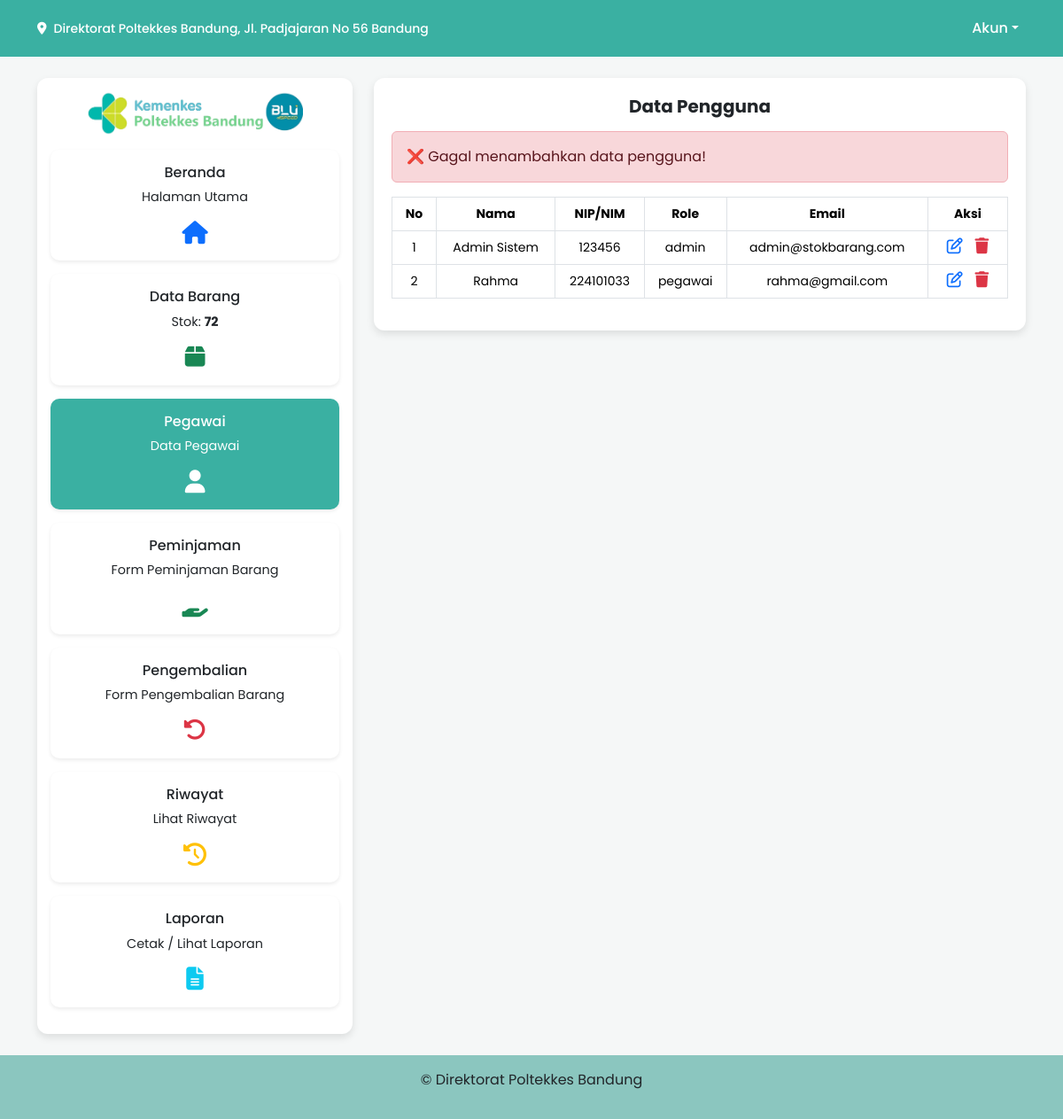
Page /pengguna.php?status=gagal (signed in) on the committed database.
### tables this page shows
CREATE TABLE `pengguna` (
  `NO` int(11) NOT NULL,
  `nama` varchar(100) NOT NULL,
  `nip` varchar(50) DEFAULT NULL,
  `kontak` int(20) DEFAULT NULL,
  `email` varchar(100) NOT NULL,
  `PASSWORD` varchar(255) NOT NULL,
  `ROLE` varchar(50) NOT NULL
);

### pengguna.php (the view, shortened to what this page needs)
<?php
include("koneksi.php");
$role = $_SESSION['role'] ?? '';
$stok_hp = 0;
$query_hp = mysqli_query($db, "SELECT SUM(jumlah) AS total FROM barang");
if ($row = mysqli_fetch_assoc($query_hp)) {
    $stok_hp = $row['total'] ?? 0;
}
$sql_pengguna = "SELECT * FROM pengguna ORDER BY no ASC";
$result_pengguna = $db->query($sql_pengguna);
$status_msg = "";
if (isset($_GET['status'])) {
    switch ($_GET['status']) {
        case "gagal":
            $status_msg = '<div class="alert alert-danger">❌ Gagal menambahkan data pengguna!</div>';
            break;
    }
}
?>
<!DOCTYPE html>
<html lang="id">
<head>
<link href="https://cdn.jsdelivr.net/npm/bootstrap@5.3.2/dist/css/bootstrap.min.css" rel="stylesheet">
<link rel="stylesheet" href="https://cdnjs.cloudflare.com/ajax/libs/font-awesome/6.5.1/css/all.min.css">
</head>
<body>
<nav class="navbar navbar-expand-lg">
  <div class="container">
    <a class="navbar-brand d-flex align-items-center gap-2" style="color: white; text-decoration: none;">
      <i class="fa-solid fa-location-dot"></i>
      Direktorat Poltekkes Bandung, Jl. Padjajaran No 56 Bandung
    </a>
    <ul class="navbar-nav ms-auto">
      <li class="nav-item dropdown">
        <a class="nav-link dropdown-toggle" href="#" role="button" data-bs-toggle="dropdown">Akun</a>
      </li>
    </ul>
  </div>
</nav>
<div class="container py-4">
  <div class="row g-4">
   <?php $current_page = basename($_SERVER['PHP_SELF']); ?>
<div class="col-md-4">
  <div class="sidebar-card">
    <div class="text-center mb-3">
      <a href="beranda.php">
        <img src="img/Logo.png" alt="Logo" style="height:50px; object-fit:contain; cursor:pointer;">
      </a>
    </div>
    <a href="beranda.php">
          <div class="card">
            <div class="card-body">
              <h6 class="card-title">Beranda</h6>
              <p>Halaman Utama</p>
              <i class="fa-solid fa-house text-primary"></i>
            </div>
          </div>
        </a>
    <?php if($role == 'admin' || $role == 'Admin'): ?>
    <a href="hal.php">
      <div class="card">
        <div class="card-body">
          <h6 class="card-title">Data Barang</h6>
          <p>Stok: <strong><?= $stok_hp; ?></strong></p>
          <i class="fa-solid fa-box text-success"></i>
        </div>
      </div>
    </a>
    <a href="pengguna.php" class="menu-link <?= ($current_page == 'pengguna.php') ? 'active' : '' ?>">
      <div class="card">
        <div class="card-body">
          <h6 class="card-title">Pegawai</h6>
          <p>Data Pegawai</p>
          <i class="fa-solid fa-user text-primary"></i>
        </div>
      </div>
    </a>
    <?php endif; ?>
    <a href="peminjaman.php">
      <div class="card">
        <div class="card-body">
          <h6 class="card-title">Peminjaman</h6>
          <p>Form Peminjaman Barang</p>
          <i class="fa-solid fa-hand-holding text-success"></i>
        </div>
      </div>
    </a>
    <a href="pengembalian.php">
      <div class="card">
        <div class="card-body">
          <h6 class="card-title">Pengembalian</h6>
          <p>Form Pengembalian Barang</p>
          <i class="fa-solid fa-rotate-left text-danger"></i>
        </div>
      </div>
    </a>
    <?php if($role == 'admin' || $role == 'Admin'): ?>
    <a href="riwayat.php">
      <div class="card">
        <div class="card-body">
          <h6 class="card-title">Riwayat</h6>
          <p>Lihat Riwayat</p>
          <i class="fa-solid fa-clock-rotate-left text-warning"></i>
        </div>
      </div>
    </a>
    <a href="laporan.php">
      <div class="card">
        <div class="card-body">
          <h6 class="card-title">Laporan</h6>
          <p>Cetak / Lihat Laporan</p>
          <i class="fa-solid fa-file-alt text-info"></i>
        </div>
      </div>
    </a>
    <?php endif; ?>
  </div>
</div>
    <div class="col-md-8">
      <div class="content-card">
        <h5 class="mb-3 text-center fw-bold">Data Pengguna</h5>
        <?= $status_msg; ?>
        <div class="table-responsive">
          <table class="table table-bordered table-hover align-middle">
            <thead>
              <tr>
                <th style="width:50px;">No</th>
                <th>Nama</th>
                <th>NIP/NIM</th>
                <th>Role</th>
                <th>Email</th>
                <th style="width:90px;">Aksi</th>
              </tr>
            </thead>
            <tbody>
              <?php if($result_pengguna->num_rows > 0): ?>
                <?php
                $i = 1;
                while($row = $result_pengguna->fetch_assoc()): ?>
                  <tr>
                    <td><?= $i++; ?></td>
                    <td><?= $row['nama']; ?></td>
                    <td><?= $row['nip']; ?></td>
                    <td><?= $row['ROLE']; ?></td>
                    <td><?= $row['email']; ?></td>
                    <td>
                      <i class="fa-regular fa-pen-to-square action-icon icon-edit"
                         data-bs-toggle="modal" data-bs-target="#editModal"
                         data-no="<?= $row['NO']; ?>"
                         data-nama="<?= $row['nama']; ?>"
                         data-nip="<?= $row['nip']; ?>"
                         data-role="<?= $row['ROLE']; ?>"
                         data-email="<?= $row['email']; ?>"></i>
                      <i class="fa-solid fa-trash action-icon icon-delete"
                         onclick="if(confirm('Apakah yakin ingin menghapus?')){window.location.href='proses_pengguna.php?hapus_no=<?= $row['NO']; ?>'}"></i>
                    </td>
                  </tr>
                <?php endwhile; ?>
              <?php else: ?>
                <tr>
                  <td colspan="6" class="text-muted text-center">Belum ada data pengguna</td>
                </tr>
              <?php endif; ?>
            </tbody>
          </table>
        </div>
      </div>
    </div>
  </div>
</div>
<footer class="text-center py-3 mt-auto">
  <div class="container">
    <p>&copy; Direktorat Poltekkes Bandung</p>
  </div>
</footer>
</body>
</html>

### pengguna.php (style rules this page uses)
.menu-link .card { transition: 0.3s; }
.menu-link.active .card { background: #3AB0A2; color: #fff; }
.menu-link.active .card i { color: #fff !important; }
body { font-family: 'Poppins', sans-serif; background: #f5f7f7; }
.navbar { background-color: #3AB0A2; padding: 12px; color: white; }
.navbar-brand { font-weight: 500; font-size: 14px; color: #fff; }
.nav-link { font-weight: 500; font-size: 16px; color: white; }
.sidebar-card { border-radius: 12px; box-shadow: 0 4px 8px rgba(0,0,0,0.1); background: #fff; padding: 15px; }
.sidebar-card .card { border: none; border-radius: 10px; margin-bottom: 15px; box-shadow: 0 2px 4px rgba(0,0,0,0.08); transition: 0.3s; cursor: pointer; }
.sidebar-card .card-body { text-align: center; font-size: 0.9rem; }
.sidebar-card a { text-decoration: none; color: inherit; display: block; }
.sidebar-card a i { font-size: 26px; transition: 0.2s; }
.content-card { border-radius: 12px; box-shadow: 0 4px 10px rgba(0,0,0,0.1); background: #fff; padding: 20px; }
footer { background-color: #8BC6BF; }
.table thead { background: linear-gradient(90deg, #6faea7, #8BC6BF); color: #fff; text-align: center; }
.table td, .table th { vertical-align: middle; font-size: 14px; text-align: center; }
.action-icon { font-size: 18px; margin: 0 5px; cursor: pointer; transition: 0.2s; }
.icon-edit { color: #0d6efd; }
.icon-delete { color: #dc3545; }

### rows in the picture
pengguna: nama "Admin Sistem", nip "123456", ROLE "admin", email "admin@stokbarang.com"
pengguna: nama "Rahma", nip "224101033", ROLE "pegawai", email "rahma@gmail.com"

### other values in the picture
$stok_hp "72"
